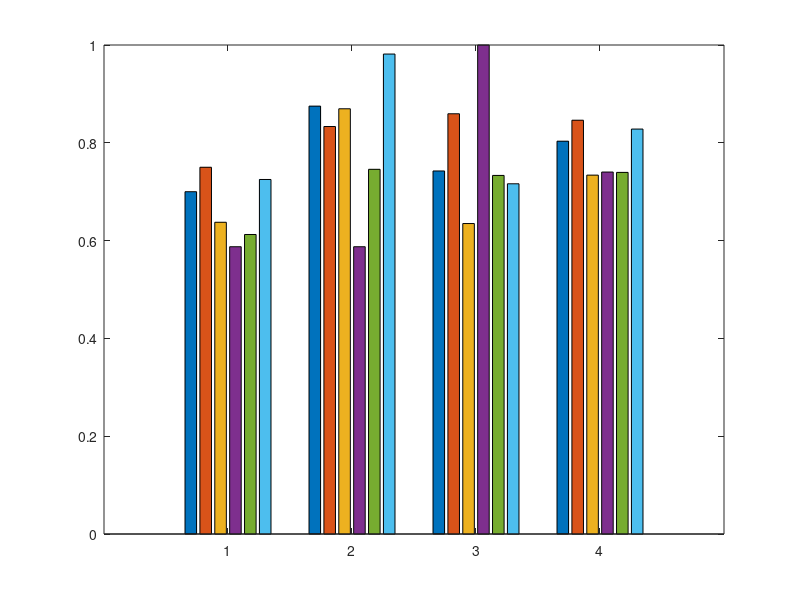
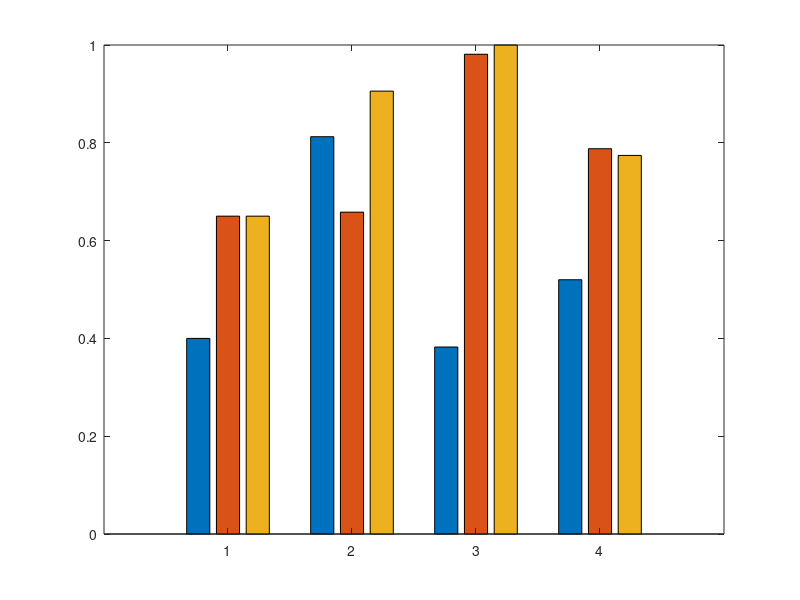

Reproduce these figures in MATLAB, in order.
%% Accuracy, Precision, Recall, F1_Score

    TP1=50;
    TN1=18;
    FP1=5;
    FN1=7;

    TP2=47;
    TN2=16;
    FP2=7;
    FN2=10;

    TP3=49;
    TN3=16;
    FP3=10;
    FN3=5;

    TP4=53;
    TN4=0;
    FP4=0;
    FN4=27;

    TP5=42;
    TN5=13;
    FP5=8;
    FN5=17;

    TP6=44;
    TN6=22;
    FP6=5;
    FN6=9;

    TP7=48;
    TN7=27;
    FP7=1;
    FN7=4;

    TP8=36;
    TN8=7;
    FP8=16;
    FN8=21;

    % TP9=57;
    % TN9=0;
    % FP9=0;
    % FN9=23;

    TP10=51;
    TN10=23;
    FP10=2;
    FN10=4;

    Accuracy1=(TP1+TN1)/(TP1+TN1+FP1+FN1);
    Accuracy2=(TP2+TN2)/(TP2+TN2+FP2+FN2);
    Accuracy3=(TP3+TN3)/(TP3+TN3+FP3+FN3);
    Accuracy4=(TP4+TN4)/(TP4+TN4+FP4+FN4);
    Accuracy5=(TP5+TN5)/(TP5+TN5+FP5+FN5);
    Accuracy6=(TP6+TN6)/(TP6+TN6+FP6+FN6);
    Accuracy7=(TP7+TN7)/(TP7+TN7+FP7+FN7);
    Accuracy8=(TP8+TN8)/(TP8+TN8+FP8+FN8);
    % Accuracy9=(TP9+TN9)/(TP9+TN9+FP9+FN9);
    Accuracy10=(TP10+TN10)/(TP10+TN10+FP10+FN10);

    Precision1=TP1/(TP1+FP1);
    Precision2=TP2/(TP2+FP2);
    Precision3=TP3/(TP3+FP3);
    Precision4=TP4/(TP4+FP4);
    Precision5=TP5/(TP5+FP5);
    Precision6=TP6/(TP6+FP6);
    Precision7=TP7/(TP7+FP7);
    Precision8=TP8/(TP8+FP8);
    % Precision9=TP9/(TP9+FP9);
    Precision10=TP10/(TP10+FP10);

    Recall1=TP1/(TP1+FN1);
    Recall2=TP2/(TP2+FN2);
    Recall3=TP3/(TP3+FN3);
    Recall4=TP4/(TP4+FN4);
    Recall5=TP5/(TP5+FN5);
    Recall6=TP6/(TP6+FN6);
    Recall7=TP7/(TP7+FN7);
    Recall8=TP8/(TP8+FN8);
    % Recall9=TP9/(TP9+FN9);
    Recall10=TP10/(TP10+FN10);

    F1_Score1=2*((Precision1*Recall1) /(Precision1 +Recall1));
    F1_Score2=2*((Precision2*Recall2) /(Precision2 +Recall2));
    F1_Score3=2*((Precision3*Recall3) /(Precision3 +Recall3));
    F1_Score4=2*((Precision4*Recall4) /(Precision4 +Recall4));
    F1_Score5=2*((Precision5*Recall5) /(Precision5 +Recall5));
    F1_Score6=2*((Precision6*Recall6) /(Precision6 +Recall6));
    F1_Score7=2*((Precision7*Recall7) /(Precision7 +Recall7));
    F1_Score8=2*((Precision8*Recall8) /(Precision8 +Recall8));
    % F1_Score9=2*((Precision9*Recall9) /(Precision9 +Recall9));
    F1_Score10=2*((Precision10*Recall10) /(Precision10 +Recall10));

    x=[0.7000,0.7500,0.6375,0.5875,0.6125,0.7250;0.8750,0.8333,0.8696,0.5875,0.7458,0.9815;
    0.7424,0.8594,0.6349,1,0.7333,0.7162;0.8033,0.8462,0.7339,0.7402,0.7395,0.8281];
    figure
    bar(x)

    y=[0.4000,0.6500,0.6500;0.8125,0.6582,0.9057;0.3824,0.9811,1;0.5200,0.7879,0.7742];
    figure
    bar(y)
   